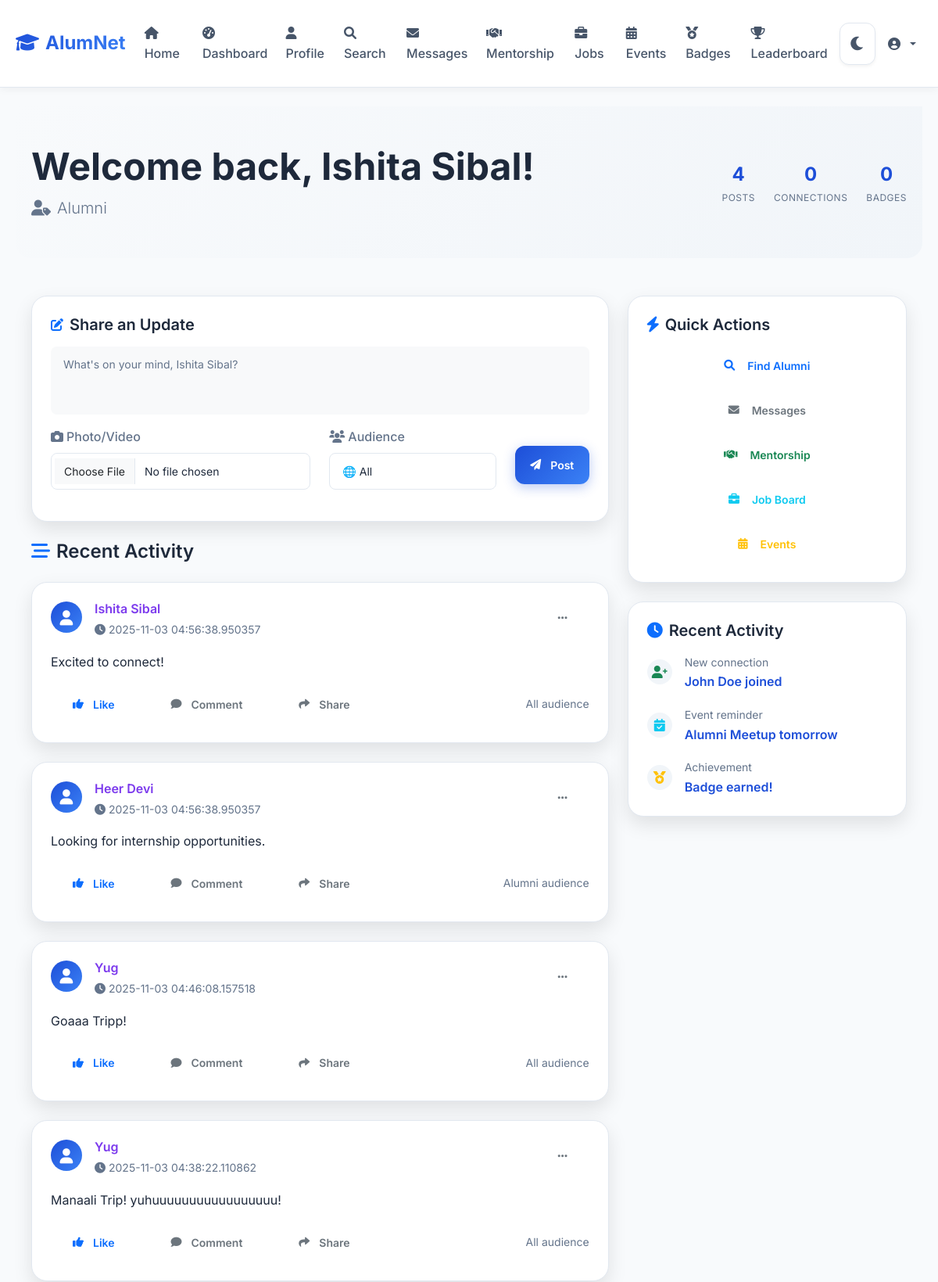
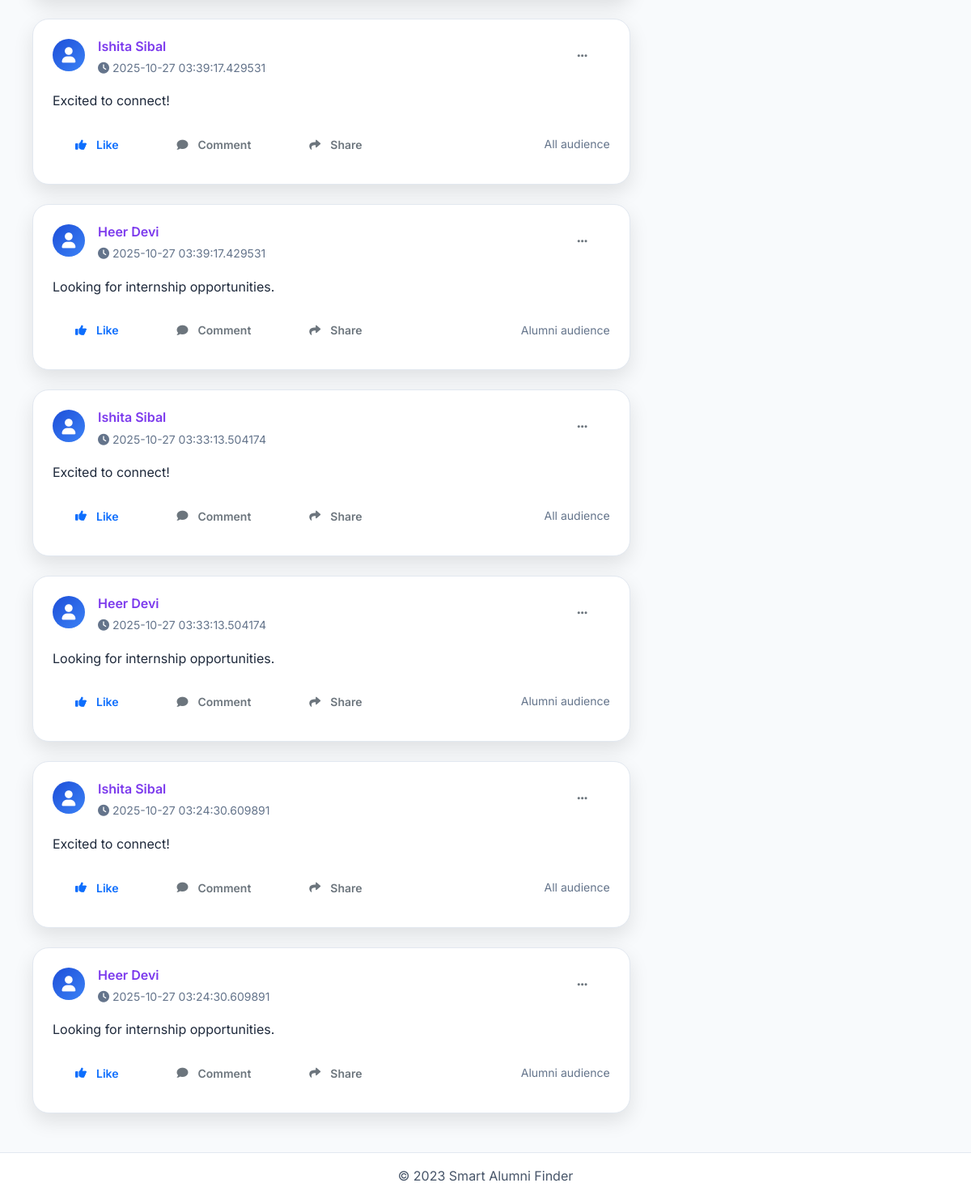
The page /dashboard (signed in) on the database its author committed (2 pictures, top to bottom).
### models.py (models this page shows, shortened)
class User(db.Model):
    id = db.Column(db.Integer, primary_key=True)
    username = db.Column(db.String(80), unique=True, nullable=False)
    email = db.Column(db.String(120), unique=True, nullable=False)
    password = db.Column(db.String(120), nullable=False)
    role = db.Column(db.String(20), nullable=False)  # student, alumni, faculty
    alumni_id = db.Column(db.String(20), unique=True, nullable=True)  # For alumni
    faculty_id = db.Column(db.String(20), unique=True, nullable=True)  # For faculty
    batch_year = db.Column(db.Integer, nullable=True)
    skills = db.Column(db.Text, nullable=True)  # comma-separated
    created_at = db.Column(db.DateTime, default=datetime.utcnow)

class Post(db.Model):
    id = db.Column(db.Integer, primary_key=True)
    user_id = db.Column(db.Integer, db.ForeignKey('user.id'), nullable=False)
    content = db.Column(db.Text, nullable=False)
    audience = db.Column(db.String(20), nullable=False)  # students, alumni, teachers, all
    media_type = db.Column(db.String(10), nullable=True)  # image, video
    media_path = db.Column(db.String(200), nullable=True)  # path to uploaded file
    timestamp = db.Column(db.DateTime, default=datetime.utcnow)
    user = db.relationship('User', backref=db.backref('posts', lazy=True))

### app.py (the view)
@app.route('/dashboard')
def dashboard():
    if 'user_id' not in session:
        return redirect(url_for('login'))
    user = User.query.get(session['user_id'])
    posts = Post.query.filter((Post.audience == user.role) | (Post.audience == 'all')).order_by(Post.timestamp.desc()).limit(10).all()
    posts_count = Post.query.filter_by(user_id=user.id).count()
    connections_count = Message.query.filter_by(sender_id=user.id).count() + Message.query.filter_by(receiver_id=user.id).count()
    badges_count = Badge.query.filter_by(user_id=user.id).count()
    return render_template('dashboard.html', user=user, posts=posts, posts_count=posts_count, connections_count=connections_count, badges_count=badges_count)

### templates/dashboard.html (shortened to what this page needs)
{% extends "base.html" %}
{% block content %}
<div class="dashboard-header mb-5">
    <div class="container">
        <div class="row align-items-center">
            <div class="col-md-8">
                <h1 class="display-5 fw-bold mb-2">Welcome back, {{ user.username }}!</h1>
                <p class="lead text-muted mb-0">
                    <i class="fas fa-user-tag me-2"></i>{{ user.role | title }}
                </p>
            </div>
            <div class="col-md-4 text-end">
                <div class="user-stats">
                    <div class="d-flex justify-content-end gap-4">
                        <div class="text-center">
                            <div class="stat-number">{{ posts_count or 0 }}</div>
                            <div class="stat-label">Posts</div>
                        </div>
                        <div class="text-center">
                            <div class="stat-number">{{ connections_count or 0 }}</div>
                            <div class="stat-label">Connections</div>
                        </div>
                        <div class="text-center">
                            <div class="stat-number">{{ badges_count or 0 }}</div>
                            <div class="stat-label">Badges</div>
                        </div>
                    </div>
                </div>
            </div>
        </div>
    </div>
</div>
<div class="container">
    <div class="row">
        <div class="col-lg-8">
            <div class="card shadow-lg mb-4 rounded-xl">
                <div class="card-body p-4">
                    <div class="d-flex align-items-center mb-3">
                        <i class="fas fa-edit text-primary me-2"></i>
                        <h5 class="card-title mb-0">Share an Update</h5>
                    </div>
                    <form method="POST" action="{{ url_for('create_post') }}" enctype="multipart/form-data">
                        <div class="mb-3">
                            <textarea name="content" class="form-control form-control-lg border-0 bg-light"
                                      placeholder="What's on your mind, {{ user.username }}?" required rows="3"
                                      style="resize: none;"></textarea>
                        </div>
                        <div class="row align-items-center">
                            <div class="col-md-6">
                                <div class="mb-3">
                                    <label for="media" class="form-label text-muted mb-2">
                                        <i class="fas fa-camera me-1"></i>Photo/Video
                                    </label>
                                    <input type="file" name="media" id="media" class="form-control"
                                           accept="image/*,video/*">
                                </div>
                            </div>
                            <div class="col-md-4">
                                <div class="mb-3">
                                    <label for="audience" class="form-label text-muted mb-2">
                                        <i class="fas fa-users me-1"></i>Audience
                                    </label>
                                    <select name="audience" id="audience" class="form-select">
                                        <option value="all">🌐 All</option>
                                    </select>
                                </div>
                            </div>
                            <div class="col-md-2">
                                <button type="submit" class="btn btn-primary w-100">
                                    <i class="fas fa-paper-plane me-1"></i>Post
                                </button>
                            </div>
                        </div>
                    </form>
                </div>
            </div>
            <h4 class="mb-4">
                <i class="fas fa-stream me-2 text-primary"></i>Recent Activity
            </h4>
            {% for post in posts %}
            <div class="card shadow-lg mb-4 rounded-xl post-card">
                <div class="card-body p-4">
                    <div class="d-flex align-items-start mb-3">
                        <div class="avatar-circle me-3">
                            <i class="fas fa-user"></i>
                        </div>
                        <div class="flex-grow-1">
                            <div class="d-flex justify-content-between align-items-start">
                                <div>
                                    <h6 class="mb-1 fw-semibold">{{ post.user.username }}</h6>
                                    <small class="text-muted">
                                        <i class="fas fa-clock me-1"></i>{{ post.timestamp }}
                                    </small>
                                </div>
                                <div class="dropdown">
                                    <button class="btn btn-sm btn-outline-secondary border-0" type="button" data-bs-toggle="dropdown">
                                        <i class="fas fa-ellipsis-h"></i>
                                    </button>
                                </div>
                            </div>
                        </div>
                    </div>
                    <p class="card-text mb-3">{{ post.content }}</p>
                    <div class="post-actions d-flex justify-content-between align-items-center">
                        <div class="d-flex gap-3">
                            <button class="btn btn-sm btn-outline-primary border-0">
                                <i class="fas fa-thumbs-up me-1"></i>Like
                            </button>
                            <button class="btn btn-sm btn-outline-secondary border-0">
                                <i class="fas fa-comment me-1"></i>Comment
                            </button>
                            <button class="btn btn-sm btn-outline-secondary border-0">
                                <i class="fas fa-share me-1"></i>Share
                            </button>
                        </div>
                        <small class="text-muted">{{ post.audience | title }} audience</small>
                    </div>
                </div>
            </div>
            {% endfor %}
        </div>
        <div class="col-lg-4">
            <div class="card shadow-lg mb-4 rounded-xl">
                <div class="card-body p-4">
                    <h5 class="card-title mb-3">
                        <i class="fas fa-bolt text-primary me-2"></i>Quick Actions
                    </h5>
                    <div class="d-grid gap-2">
                        <a href="{{ url_for('search') }}" class="btn btn-outline-primary">
                            <i class="fas fa-search me-2"></i>Find Alumni
                        </a>
                        <a href="{{ url_for('messages') }}" class="btn btn-outline-secondary">
                            <i class="fas fa-envelope me-2"></i>Messages
                        </a>
                        <a href="{{ url_for('mentorship') }}" class="btn btn-outline-success">
                            <i class="fas fa-handshake me-2"></i>Mentorship
                        </a>
                        <a href="{{ url_for('jobs') }}" class="btn btn-outline-info">
                            <i class="fas fa-briefcase me-2"></i>Job Board
                        </a>
                        <a href="{{ url_for('events') }}" class="btn btn-outline-warning">
                            <i class="fas fa-calendar-alt me-2"></i>Events
                        </a>
                    </div>
                </div>
            </div>
            <div class="card shadow-lg rounded-xl">
                <div class="card-body p-4">
                    <h5 class="card-title mb-3">
                        <i class="fas fa-clock text-primary me-2"></i>Recent Activity
                    </h5>
                    <div class="activity-list">
                        <div class="activity-item d-flex align-items-center mb-3">
                            <div class="activity-icon me-3">
                                <i class="fas fa-user-plus text-success"></i>
                            </div>
                            <div>
                                <small class="text-muted">New connection</small>
                                <div class="fw-semibold">John Doe joined</div>
                            </div>
                        </div>
                        <div class="activity-item d-flex align-items-center mb-3">
                            <div class="activity-icon me-3">
                                <i class="fas fa-calendar-check text-info"></i>
                            </div>
                            <div>
                                <small class="text-muted">Event reminder</small>
                                <div class="fw-semibold">Alumni Meetup tomorrow</div>
                            </div>
                        </div>
                        <div class="activity-item d-flex align-items-center">
                            <div class="activity-icon me-3">
                                <i class="fas fa-medal text-warning"></i>
                            </div>
                            <div>
                                <small class="text-muted">Achievement</small>
                                <div class="fw-semibold">Badge earned!</div>
                            </div>
                        </div>
                    </div>
                </div>
            </div>
        </div>
    </div>
</div>
{% endblock %}

### templates/base.html (shortened to what this page needs)
<!DOCTYPE html>
<html lang="en">
<head>
    <link href="https://cdn.jsdelivr.net/npm/bootstrap@5.3.3/dist/css/bootstrap.min.css" rel="stylesheet">
    <link rel="stylesheet" href="{{ url_for('static', filename='css/style.css') }}">
</head>
<body>
    <header>
        <nav class="navbar navbar-expand-lg">
            <div class="container">
                <a class="navbar-brand" href="{{ url_for('index') }}">
                    <i class="fas fa-graduation-cap me-2"></i>AlumNet
                </a>
                <div class="collapse navbar-collapse" id="navbarNav">
                    <ul class="navbar-nav me-auto">
                        <li class="nav-item"><a class="nav-link" href="{{ url_for('index') }}"><i class="fas fa-home me-1"></i>Home</a></li>
                        {% if session.user_id %}
                            <li class="nav-item"><a class="nav-link" href="{{ url_for('dashboard') }}"><i class="fas fa-tachometer-alt me-1"></i>Dashboard</a></li>
                            <li class="nav-item"><a class="nav-link" href="{{ url_for('profile') }}"><i class="fas fa-user me-1"></i>Profile</a></li>
                            <li class="nav-item"><a class="nav-link" href="{{ url_for('search') }}"><i class="fas fa-search me-1"></i>Search</a></li>
                            <li class="nav-item"><a class="nav-link" href="{{ url_for('messages') }}"><i class="fas fa-envelope me-1"></i>Messages</a></li>
                            <li class="nav-item"><a class="nav-link" href="{{ url_for('mentorship') }}"><i class="fas fa-handshake me-1"></i>Mentorship</a></li>
                            <li class="nav-item"><a class="nav-link" href="{{ url_for('jobs') }}"><i class="fas fa-briefcase me-1"></i>Jobs</a></li>
                            <li class="nav-item"><a class="nav-link" href="{{ url_for('events') }}"><i class="fas fa-calendar-alt me-1"></i>Events</a></li>
                            <li class="nav-item"><a class="nav-link" href="{{ url_for('badges') }}"><i class="fas fa-medal me-1"></i>Badges</a></li>
                            <li class="nav-item"><a class="nav-link" href="{{ url_for('leaderboard') }}"><i class="fas fa-trophy me-1"></i>Leaderboard</a></li>
                        {% endif %}
                    </ul>
                    <ul class="navbar-nav ms-auto align-items-center">
                        <li class="nav-item">
                            <button class="theme-toggle me-2" id="theme-toggle" aria-label="Toggle theme">
                                <i class="fas fa-moon"></i>
                            </button>
                        </li>
                        {% if session.user_id %}
                            <li class="nav-item dropdown">
                                <a class="nav-link dropdown-toggle d-flex align-items-center" href="#" id="userDropdown" role="button" data-bs-toggle="dropdown">
                                    <i class="fas fa-user-circle me-2"></i>{{ session.username }}
                                </a>
                            </li>
                        {% else %}
                            <li class="nav-item"><a class="nav-link" href="{{ url_for('login') }}"><i class="fas fa-sign-in-alt me-1"></i>Login</a></li>
                            <li class="nav-item"><a class="btn btn-primary ms-2" href="{{ url_for('register') }}"><i class="fas fa-user-plus me-1"></i>Register</a></li>
                        {% endif %}
                    </ul>
                </div>
            </div>
        </nav>
    </header>
    <main class="container mt-4">
        {% block content %}{% endblock %}
    </main>
    <footer class="text-center py-3 mt-4">
        <p class="mb-0">&copy; 2023 Smart Alumni Finder</p>
    </footer>
</body>
</html>

### templates/dashboard.html (style rules this page uses)
.dashboard-header { background: linear-gradient(135deg, var(--background) 0%, var(--surface-hover) 100%); padding: 3rem 0; border-radius: 0 0 20px 20px; }
.stat-number { font-size: 1.5rem; font-weight: 700; color: var(--primary-light); }
.stat-label { font-size: 0.75rem; color: var(--text-muted); text-transform: uppercase; letter-spacing: 0.5px; }
.avatar-circle { width: 40px; height: 40px; border-radius: 50%; background: var(--gradient-primary); display: flex; align-items: center; justify-content: center; color: white; font-size: 1.2rem; }
.activity-icon { width: 32px; height: 32px; border-radius: 50%; background: var(--surface-hover); display: flex; align-items: center; justify-content: center; }

### rows shown on the page
User: username "Ishita Sibal", role "Alumni", content "What's on your mind, Ishita Sibal?"
Post: user.username "Ishita Sibal", timestamp "2025-11-03 04:56:38.950357", content "Excited to connect!", audience "All"
Post: user.username "Heer Devi", timestamp "2025-11-03 04:56:38.950357", content "Looking for internship opportunities.", audience "Alumni"
Post: user.username "Yug", timestamp "2025-11-03 04:46:08.157518", content "Goaaa Tripp!", audience "All"
Post: user.username "Yug", timestamp "2025-11-03 04:38:22.110862", content "Manaali Trip! yuhuuuuuuuuuuuuuuuuu!", audience "All"
Post: user.username "Ishita Sibal", timestamp "2025-10-27 03:39:17.429531", content "Excited to connect!", audience "All"
Post: user.username "Heer Devi", timestamp "2025-10-27 03:39:17.429531", content "Looking for internship opportunities.", audience "Alumni"
Post: user.username "Ishita Sibal", timestamp "2025-10-27 03:33:13.504174", content "Excited to connect!", audience "All"
Post: user.username "Heer Devi", timestamp "2025-10-27 03:33:13.504174", content "Looking for internship opportunities.", audience "Alumni"
Post: user.username "Ishita Sibal", timestamp "2025-10-27 03:24:30.609891", content "Excited to connect!", audience "All"
Post: user.username "Heer Devi", timestamp "2025-10-27 03:24:30.609891", content "Looking for internship opportunities.", audience "Alumni"

### other values the page prints
{{ posts_count or 0 }} "4"
{{ connections_count or 0 }} "0"
{{ badges_count or 0 }} "0"
